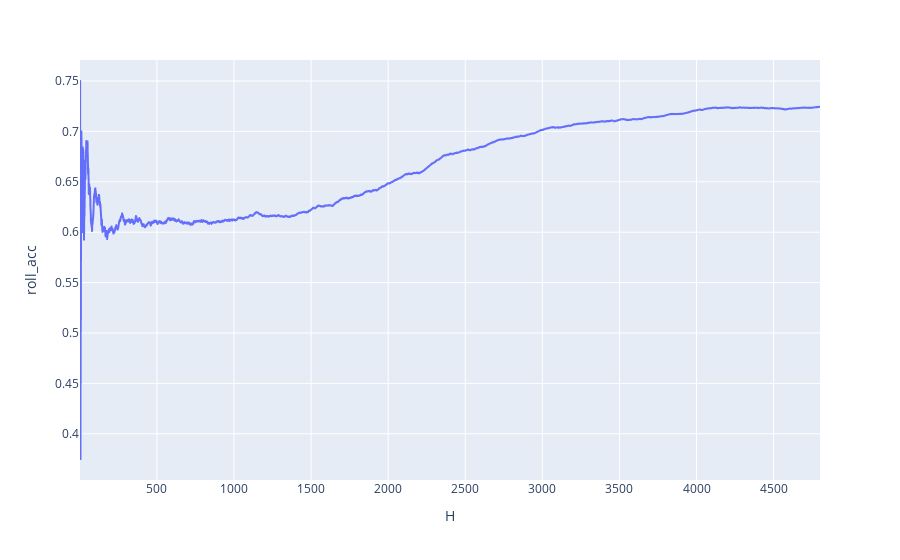

The cell this chart's notebook holds for it:
### Code cell
test_acc_df = yhat_train_df.groupby('date')[['y', 'yhat']].apply(lambda x : (x.y == x.yhat).mean()).to_frame('acc')
test_acc_df['roll_acc'] = test_acc_df.acc.cumsum() / (np.arange(test_acc_df.shape[0]) + 1)
test_acc_df['H'] = np.arange(test_acc_df.shape[0]) + 1
px.line(test_acc_df.reset_index(), x='H', y='roll_acc')

### Figure 1 — Plotly figure (JSON) as saved in the notebook; plotly's stock layout.template omitted (floating-point values rounded to 4 significant figures; data arrays with more than 128 entries replaced by an {"elided": "..."} marker saying what was removed)
{"data": [{"hovertemplate": "H=%{x}<br>roll_acc=%{y}<extra></extra>", "legendgroup": "", "line": {"color": "#636efa", "dash": "solid"}, "mode": "lines", "name": "", "showlegend": false, "type": "scattergl", "x": {"elided": "4801 int values"}, "xaxis": "x", "y": {"elided": "4801 float values"}, "yaxis": "y"}], "layout": {"legend": {"tracegroupgap": 0}, "margin": {"t": 60}, "xaxis": {"anchor": "y", "domain": [0, 1], "title": {"text": "H"}}, "yaxis": {"anchor": "x", "domain": [0, 1], "title": {"text": "roll_acc"}}}}
